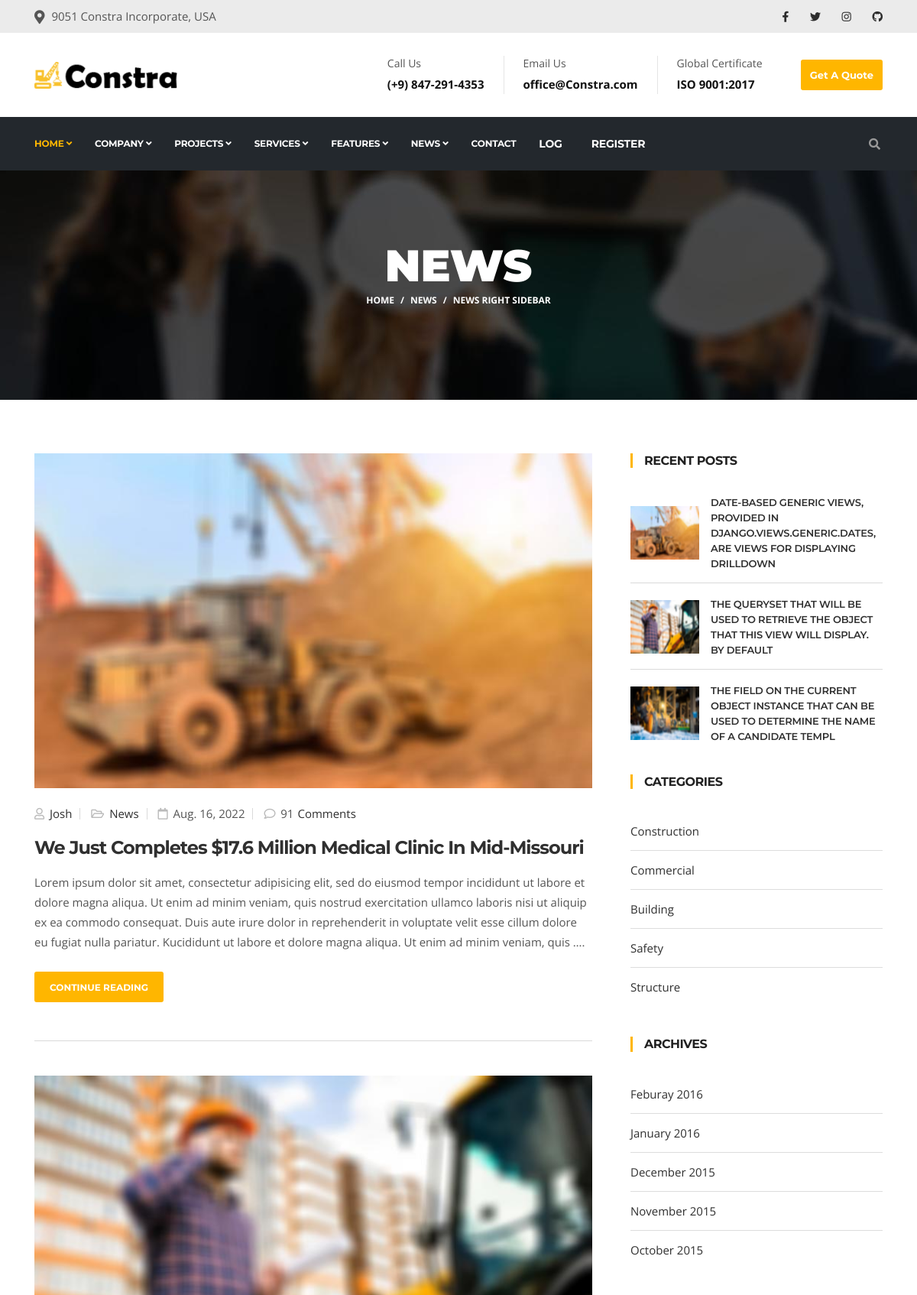
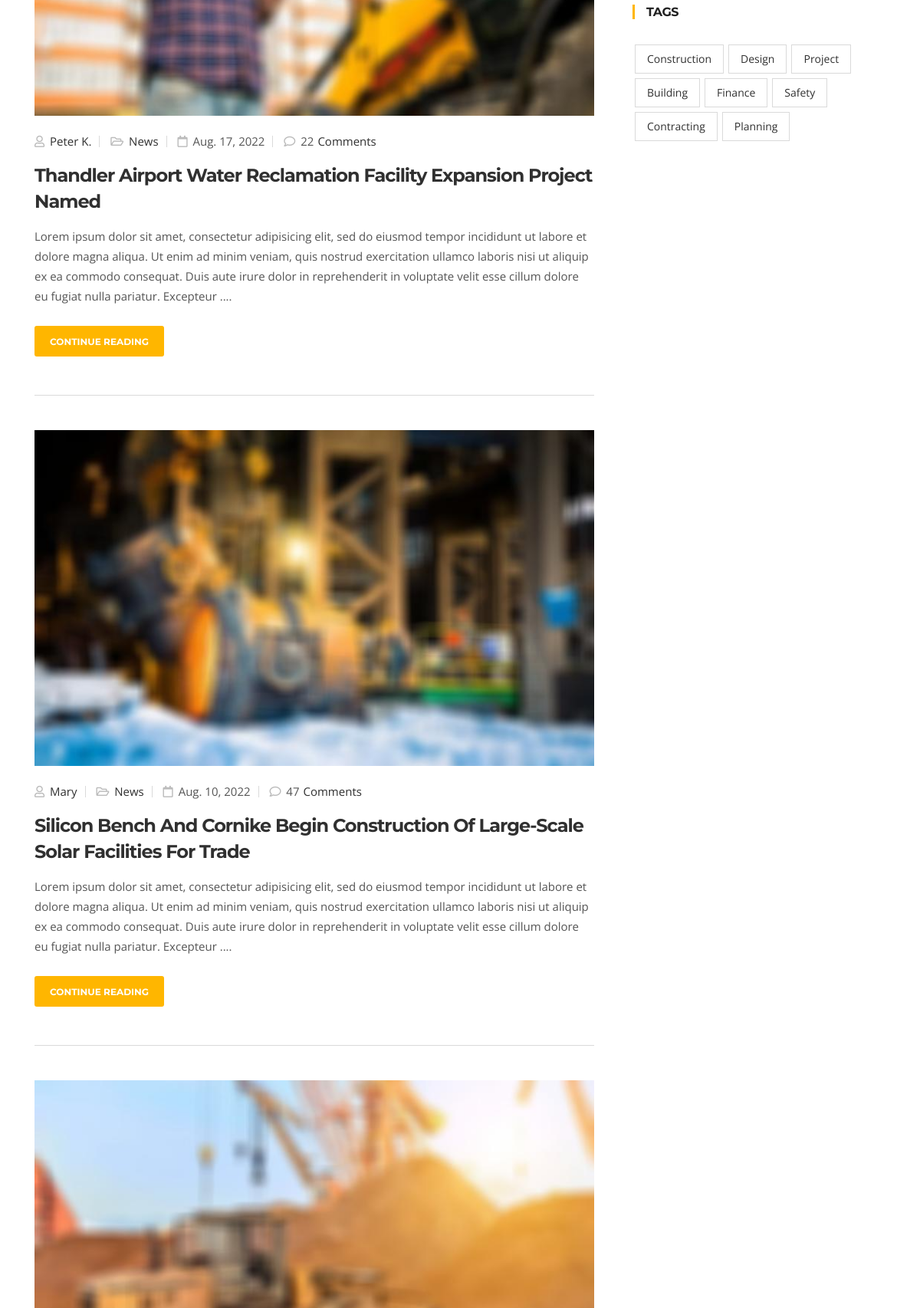
/news-right/ (upper part), run on the app's committed database (2 pictures, top to bottom).
### home/models.py (models this page shows, shortened)
class CommonInfo(models.Model):
    name = models.CharField(max_length=100)
    about = models.TextField(default='Nats Stenman began his career in construction with boots on the ground')
    class Meta:
        abstract = True

class News(CommonInfo):
    comments = models.IntegerField()
    comments_all = models.ManyToManyField(Comment)
    author = models.ForeignKey(User, on_delete=models.CASCADE)
    date = models.DateField()
    image = models.ImageField(upload_to='images/news/')
    class Meta:
        verbose_name_plural = 'News'

### home/views.py (the view)
class CustomList(ListView):
    pass

### templates/news/news-right.html
{% extends 'base/base.html' %}
{% load static %}
{% block content %}
<div id="banner-area" class="banner-area" style="background-image:url({% static 'images/banner/banner1.jpg'%})">
  <div class="banner-text">
    <div class="container">
        <div class="row">
          <div class="col-lg-12">
              <div class="banner-heading">
                <h1 class="banner-title">News</h1>
                <nav aria-label="breadcrumb">
                    <ol class="breadcrumb justify-content-center">
                      <li class="breadcrumb-item"><a href="{% url 'home:home' %}">Home</a></li>
                      <li class="breadcrumb-item"><a href="{% url 'home:home' %}">News</a></li>
                      <li class="breadcrumb-item active" aria-current="page">News Right sidebar</li>
                    </ol>
                </nav>
              </div>
          </div>
        </div>
    </div>
  </div>
</div>
<section id="main-container" class="main-container">
  <div class="container">
    <div class="row">
      <div class="col-lg-8 mb-5 mb-lg-0">
        {% include "news/list.html" %}
      </div>
      <div class="col-lg-4">
        <div class="sidebar sidebar-right">
          {% include 'news/recent.html' %}
        </div>
      </div>
    </div>
  </div>
</section>
{% endblock content %}

### templates/news/list.html (shortened to what this page needs)
{% for o in object_list %}
<div class="post">
    <div class="post-media post-image">
    <img loading="lazy" src="{{o.image.url}}" class="img-fluid" alt="post-image">
    </div>
    <div class="post-body">
    <div class="entry-header">
        <div class="post-meta">
        <span class="post-author">
            <i class="far fa-user"></i><a href="#"> {{o.author}}</a>
        </span>
        <span class="post-cat">
            <i class="far fa-folder-open"></i><a href="#"> News</a>
        </span>
        <span class="post-meta-date"><i class="far fa-calendar"></i> {{o.date}}</span>
        <span class="post-comment"><i class="far fa-comment"></i> {{o.comments}}<a href="#"
            class="comments-link">Comments</a></span>
        </div>
        <h2 class="entry-title">
        <a href="{% url 'home:news-detail' o.id %}">{{o.name}}</a>
        </h2>
    </div>
    <div class="entry-content">
        <p>{{o.about | truncatewords:"65"}}.</p>
    </div>
    <div class="post-footer">
        <a href="{% url 'home:news-detail' o.id %}" class="btn btn-primary">Continue Reading</a>
    </div>
    </div>
</div>
{% endfor %}

### templates/news/recent.html
<div class="widget recent-posts">
    <h3 class="widget-title">Recent Posts</h3>
    <ul class="list-unstyled">
        {% for o in news_list %}
        {% if forloop.revcounter < 4 %}
        <li class="d-flex align-items-center">
        <div class="posts-thumb">
            <a href="#"><img loading="lazy" alt="img" src="{{o.image.url}}"></a>
        </div>
        <div class="post-info">
            <h4 class="entry-title">
            <a href="#">{{o.name}}</a>
            </h4>
        </div>
        </li>
        {% endif %}
        {% endfor %}
    </ul>
</div>
{% include 'news/widgets.html' %}

### static/css/style.css (style rules this page uses)
body { background: #fff; color: #555; }
body, p { font-family: "Open Sans", sans-serif; text-rendering: optimizeLegibility; -webkit-font-smoothing: antialiased !important; line-height: 26px; font-size: 15px; }
h1, h2, h3, h4, h5, h6 { color: #212121; font-weight: 700; font-family: 'Montserrat', sans-serif; text-rendering: optimizeLegibility; -webkit-font-smoothing: antialiased !important; }
h1 { font-size: 36px; line-height: 48px; }
h2 { font-size: 28px; line-height: 36px; text-transform: uppercase; letter-spacing: -1px; }
h3 { font-size: 24px; margin-bottom: 20px; text-transform: uppercase; letter-spacing: -.5px; }
h4 { font-size: 18px; line-height: 28px; text-transform: uppercase; letter-spacing: -.2px; }
html { overflow-x: hidden !important; width: 100%; height: 100%; position: relative; -webkit-font-smoothing: antialiased; text-rendering: optimizeLegibility; }
body { border: 0; margin: 0; padding: 0; }
a:link, a:visited { text-decoration: none; }
a { color: inherit; transition: .2s ease; }
section, .section-padding { padding: 70px 0; position: relative; }
.btn-primary, .btn-dark { border: 0; border-radius: 3px; padding: 12px 20px 10px; font-weight: 700; text-transform: uppercase; color: #fff; font-family: "Montserrat", sans-serif; transition: 350ms; font-size: 14px; }
.btn-primary { background: #ffb600; }
.banner-area { position: relative; min-height: 300px; color: #fff; background-position: 50% 50%; background-size: cover; }
.banner-title { color: #fff; text-transform: uppercase; font-size: 58px; font-weight: 900; }
.banner-text { position: absolute; top: 50%; left: 0; right: 0; max-width: 1170px; margin: 0 auto; width: 100%; z-index: 1; -webkit-transform: translateY(-50%); transform: translateY(-50%); }
.banner-heading { text-align: center; }
.breadcrumb { padding: 0; background: none; font-weight: 700; text-transform: uppercase; font-size: 12px; }
.breadcrumb li a, .breadcrumb .breadcrumb-item, .breadcrumb li a:focus, .breadcrumb li a:hover { color: #fff !important; }
.breadcrumb .breadcrumb-item + .breadcrumb-item::before { color: #fff; }
.post { border-bottom: 1px solid #dadada; padding: 0 0 30px; margin: 0 0 45px; }
.post-body { padding: 20px 0; }
.entry-header .entry-title { font-size: 24px; margin: 5px 0 15px; position: relative; line-height: 34px; text-transform: capitalize; }
.entry-header .entry-title a { color: #303030; }
.post-meta { padding-bottom: 10px; }
.post-meta a { color: #303030; }
.post-meta span { margin-right: 10px; padding-right: 10px; border-right: 1px solid #dadada; line-height: 12px; display: inline-block; }
.post-meta i { color: #bbb; margin-right: 3px; }
.post-meta .post-comment { border-right: 0; }
.post-meta .post-comment .comments-link { margin-left: 5px; }
.post-footer .btn.btn-primary { font-size: 12px; margin-top: 10px; }
.sidebar .widget-title { font-size: 16px; font-weight: 700; position: relative; margin: 0 0 30px; padding-left: 15px; text-transform: uppercase; border-left: 3px solid #ffb600; }
.sidebar .widget { margin-bottom: 40px; }
.sidebar-right .widget { margin-left: 20px; }
.widget ul li { line-height: 30px; }
.sidebar .widget ul li a { color: #303030; }
.widget.recent-posts .widget-title { margin-bottom: 35px; }
.widget.recent-posts ul li { border-bottom: 1px solid #dadada; padding-bottom: 15px; margin-bottom: 17px; }
.widget.recent-posts ul li:last-child { border: 0; padding-bottom: 0; margin-bottom: 0; }
.widget.recent-posts .posts-thumb img { margin-right: 15px; width: 90px; height: 70px; }
.widget.recent-posts .post-info .entry-title { font-size: 13px; font-weight: 600; line-height: 20px; margin: 0; }
.widget.recent-posts .post-info .entry-title a { color: #303030; display: inline-block; }

### data on the page
News: image (picture), author "Josh", date "Aug. 16, 2022", comments "91", name "We Just Completes $17.6 Million Medical Clinic In Mid-Missouri", about "Lorem ipsum dolor sit amet, consectetur adipisicing elit, sed do eiusmod tempor incididunt ut labore et dolore magna aliqua. Ut enim ad minim veniam, quis nostrud exercitation ullamco laboris nisi ut aliquip ex ea commodo consequat. Duis aute irure dolor in reprehenderit in voluptate velit esse cillum dolore eu fugiat nulla pariatur. Kucididunt ut labore et dolore magna aliqua. Ut enim ad minim veniam, quis …"
News: image (picture), author "Peter K.", date "Aug. 17, 2022", comments "22", name "Thandler Airport Water Reclamation Facility Expansion Project Named", about "Lorem ipsum dolor sit amet, consectetur adipisicing elit, sed do eiusmod tempor incididunt ut labore et dolore magna aliqua. Ut enim ad minim veniam, quis nostrud exercitation ullamco laboris nisi ut aliquip ex ea commodo consequat. Duis aute irure dolor in reprehenderit in voluptate velit esse cillum dolore eu fugiat nulla pariatur. Excepteur ..."
News: image (picture), author "Mary", date "Aug. 10, 2022", comments "47", name "Silicon Bench And Cornike Begin Construction Of Large-Scale Solar Facilities For Trade", about "Lorem ipsum dolor sit amet, consectetur adipisicing elit, sed do eiusmod tempor incididunt ut labore et dolore magna aliqua. Ut enim ad minim veniam, quis nostrud exercitation ullamco laboris nisi ut aliquip ex ea commodo consequat. Duis aute irure dolor in reprehenderit in voluptate velit esse cillum dolore eu fugiat nulla pariatur. Excepteur ..."
News: image (picture)
News: image (picture), name "DATE-BASED GENERIC VIEWS, PROVIDED IN DJANGO.VIEWS.GENERIC.DATES, ARE VIEWS FOR DISPLAYING DRILLDOWN"
News: image (picture), name "THE QUERYSET THAT WILL BE USED TO RETRIEVE THE OBJECT THAT THIS VIEW WILL DISPLAY. BY DEFAULT"
News: image (picture), name "THE FIELD ON THE CURRENT OBJECT INSTANCE THAT CAN BE USED TO DETERMINE THE NAME OF A CANDIDATE TEMPL"
